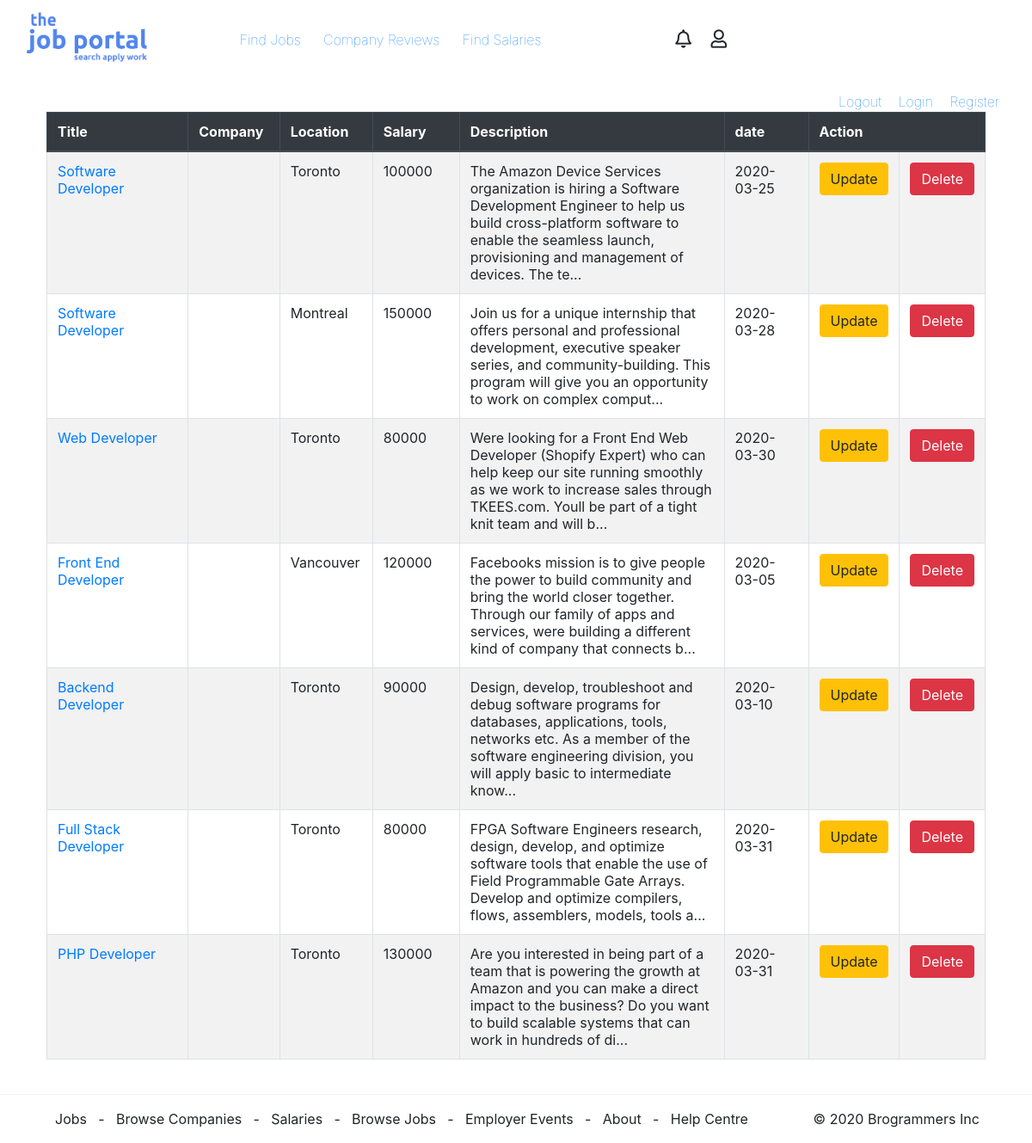
The app's page /Views/Admin/ListJobs.php with its own data.
### tables this page shows
CREATE TABLE `Jobs` (
  `id` int(11) NOT NULL,
  `title` varchar(100) DEFAULT NULL,
  `company` varchar(20) DEFAULT NULL,
  `location` varchar(20) DEFAULT NULL,
  `salary` int(11) DEFAULT NULL,
  `description` longtext DEFAULT NULL,
  `date` date DEFAULT NULL
);

### Database/JobDB.php (called while the page is built, shortened)
<?php
class JobDB
{
    private $dbcon;
    public function __construct($dbcon)
    {
        $this->dbcon=$dbcon;
    }
    public function listJobs($key){
        $sql = "SELECT * from Jobs where title like :key";
        $pdostm = $this->dbcon->prepare($sql);
        $pdostm->bindValue(':key','%'.$key.'%');
        $pdostm->execute();
        $jobs = $pdostm->fetchAll(PDO::FETCH_OBJ);
        return $jobs;
    }
}
?>

### Views/Admin/ListJobs.php (the view, shortened to what this page needs)
<?php
require_once '../../Database/Database.php';
require_once '../../Database/JobDB.php';
$dbconn = Database::getDb();
$jobDB = new JobDB($dbconn);
$companyDB = new CompanyDB($dbconn);
$jobs = $jobDB->listJobs("");
?>
<html>
<head>
    <link rel="stylesheet" href="https://stackpath.bootstrapcdn.com/bootstrap/4.4.1/css/bootstrap.min.css">
    <link rel="stylesheet" href="../../Styles/Style_Header_Footer.css">
    <link rel="stylesheet" href="../../Styles/Style_Admin_Jobs.css">
    <link rel="stylesheet" href="https://pro.fontawesome.com/releases/v5.12.0/css/all.css">
</head>
<body>
<?php include '../../Includes/header.php';?>
<main>
    <section id="jobsList">
        <table class="table table-bordered table-striped table-hover">
            <thead class="thead-dark">
            <tr>
                <th style="width: 17.5%">Title</th>
                <th style="width: 10%">Company</th>
                <th style="width: 10%">Location</th>
                <th style="width: 10%">Salary</th>
                <th style="width: 35%">Description</th>
                <th style="width: 10%">date</th>
                <th style="width: 10%" colspan="2">Action</th>
            </tr>
            </thead>
            <tbody>
            <?php
            foreach ($jobs as $job)
            {
                ?>
                <tr>
                    <td><a href="viewJob.php?id=<?=$job->id?>"><?=$job->title ?></a></td>
                    <?php
                    $company= $companyDB->findCompany($job->company_id);
                    ?>
                    <td><?=$company[0]->name ?></td>
                    <td><?=$job->location ?></td>
                    <td><?=$job->salary ?></td>
                    <td><?=substr($job->description,0,200)."..." ?></td>
                    <td><?=$job->date ?></td>
                    <td><a href="updateJob.php?id=<?=$job->id?>" class="btn btn-warning">Update</a></td>
                    <td>
                        <form method="post" action="DeleteJob.php">
                            <input type="submit" name="delete" class="btn btn-danger" value="Delete"/>
                        </form>
                    </td>
                </tr>
                <?php
            }
            ?>
            </tbody>
        </table>
    </section>
</main>
<?php include '../../Includes/footer.php';?>
</body>
</html>

### Includes/header.php (shortened to what this page needs)
<header>
    <nav id="navigation">
        <div id="logo">
            <a href="../User/Index.php"> <span id="logo"><img src="../../Images/logo.png" /></span></a>
        </div>
        <div id="nav_links">
            <ul id="menu">
                <li><a class="link" href="../../Views/User/Search.php">Find Jobs</a></li>
                <li><a class="link" href="../../Views/User/CompanyReviews.php">Company Reviews</a></li>
                <li><a class="link" href="#">Find Salaries</a></li>
            </ul>
        </div>
        <div id="nav_icons">
            <ul>
                <li><i class="link fad fa-comments-alt fa-lg"></i></li>
                <li><i class="link far fa-bell fa-lg"></i></li>
                <li><i class="link far fa-user fa-lg"></i></li>
            </ul>
        </div>
        <div id="login_register">
            <span class="link"><a href="../User/Logout.php">Logout</a></span>
            <span class="link"><a href="../User/Login.php">Login</a></span>
            <span class="link"><a href="../User/Register.php">Register</a></span>
        </div>
    </nav>
</header>

### Includes/footer.php
<footer>
    <div id="footer_links">
        <ul>
            <li><span class="link" href="#">Jobs</span></li>
            <li>-</li>
            <li><span class="link" href="#">Browse Companies</span></li>
            <li>-</li>
            <li><span class="link" href="#">Salaries</span></li>
            <li>-</li>
            <li><span class="link" href="#">Browse Jobs</span></li>
            <li>-</li>
            <li><span class="link" href="#">Employer Events</span></li>
            <li>-</li>
            <li><span class="link" href="#">About</span></li>
            <li>-</li>
            <li><span class="link" href="#">Help Centre</span></li>
        </ul>
    </div>
    <div id="footer_copyright">
        <p>&copy; 2020 Brogrammers Inc</p>
    </div>
</footer>

### Styles/Style_Header_Footer.css (style rules this page uses)
#navigation { padding-top: 1%; }
#logo { left: 10px; top: 5px; float: left; padding-left: 2%; }
#logo img { width: 150px; }
#nav_links { margin-left: 5%; padding-top: 22px; display:inline-block; width: 40%; }
#navigation a { text-decoration: none; }
a { text-decoration: none; }
#menu { display:flex; }
#nav_icons { display: inline-block; width: 22%; }
#login_register { padding-top: 22px; float: right; width: 20%; font-weight: lighter; }
#login_register a { margin-left: 15px; }
#navigation li { display: inline-block; margin-right: 4%; font-weight: lighter; }
#nav_icons li { padding-left: 2%; padding-right: 2%; }
#nav_links li { padding-left: 1%; padding-right: 1%; }
.link { padding-bottom: 15px; }
footer { border-top: 1px solid #f2f2f2; padding: 16px 2%; background: #fff; }
footer li { display: inline-block; text-decoration: none; padding-right: 1%; }
#footer_links { float: left; width: 80%; }
#footer_copyright { float: left; width: 20%; }
#menu { display: flex; }

### Styles/Style_Admin_Jobs.css (style rules this page uses)
#jobsList { margin: 0 auto; padding: 2%; width: 95%; }

### records on screen
jobs: title "Software Developer", location "Toronto", salary "100000", description "The Amazon Device Services organization is hiring a Software Development Engineer to help us build cross-platform software to enable the seamless launch, provisioning and management of devices. The te", date "2020-03-25"
jobs: title "Software Developer", location "Montreal", salary "150000", description "Join us for a unique internship that offers personal and professional development, executive speaker series, and community-building. This program will give you an opportunity to work on complex comput", date "2020-03-28"
jobs: title "Web Developer", location "Toronto", salary "80000", description "Were looking for a Front End Web Developer (Shopify Expert) who can help keep our site running smoothly as we work to increase sales through TKEES.com. Youll be part of a tight knit team and will b", date "2020-03-30"
jobs: title "Front End Developer", location "Vancouver", salary "120000", description "Facebooks mission is to give people the power to build community and bring the world closer together. Through our family of apps and services, were building a different kind of company that connects b", date "2020-03-05"
jobs: title "Backend Developer", location "Toronto", salary "90000", description "Design, develop, troubleshoot and debug software programs for databases, applications, tools, networks etc. As a member of the software engineering division, you will apply basic to intermediate know", date "2020-03-10"
jobs: title "Full Stack Developer", location "Toronto", salary "80000", description "FPGA Software Engineers research, design, develop, and optimize software tools that enable the use of Field Programmable Gate Arrays. Develop and optimize compilers, flows, assemblers, models, tools a", date "2020-03-31"
jobs: title "PHP Developer", location "Toronto", salary "130000", description "Are you interested in being part of a team that is powering the growth at Amazon and you can make a direct impact to the business? Do you want to build scalable systems that can work in hundreds of di", date "2020-03-31"
